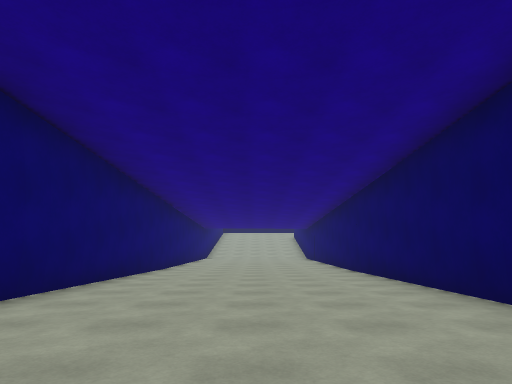
View 1 (above)

24 first-person views from a walk through a Unity game level. The camera is 1.5 m above the floor, tilts 2° down and sees 75° across. The floor is counted in squares, 2 m on a side. Each view is taken from the middle of a square. On the plan, view 1 faces up. The plan holds only what a view shows up to about 11 squares ahead; the rest is blank. The place goes on beyond the plan. The player is left out.

View 2
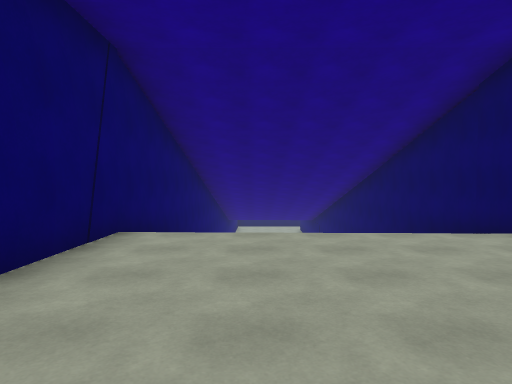

View 3
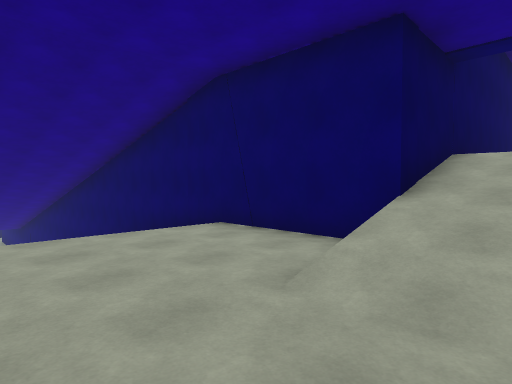

View 4
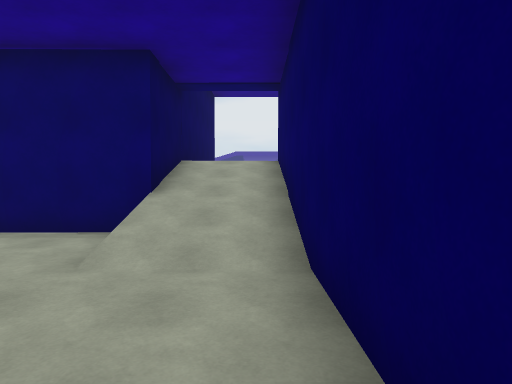

View 5
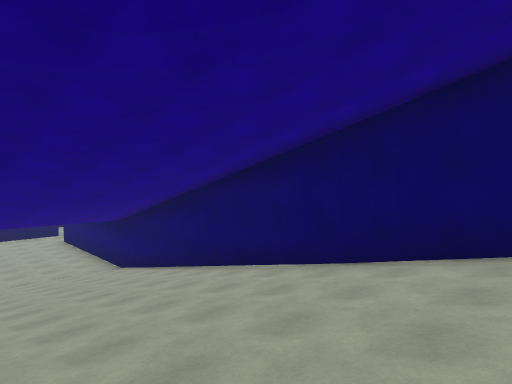

View 6
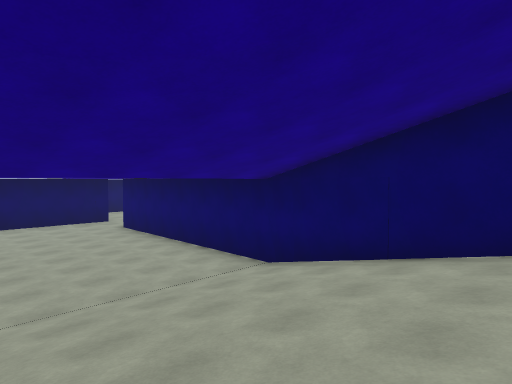

View 7
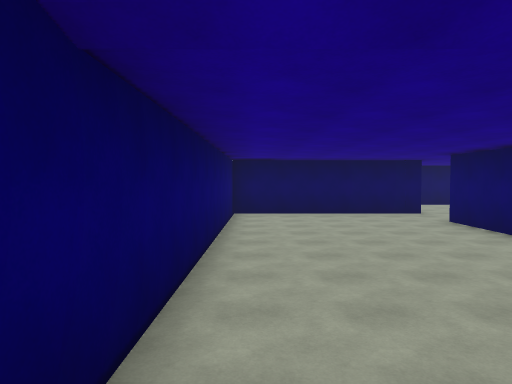

View 8
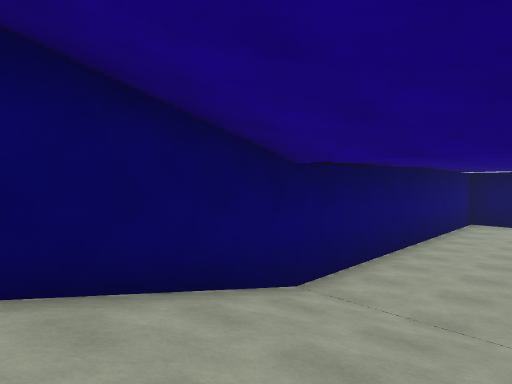

View 9
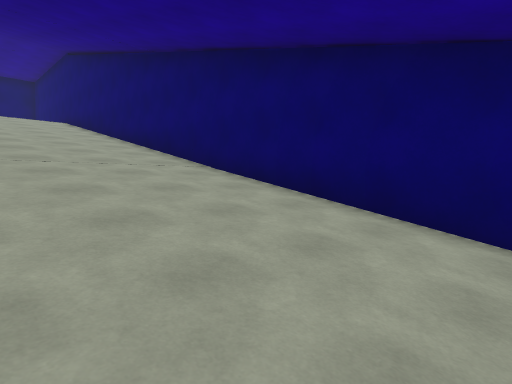

View 10
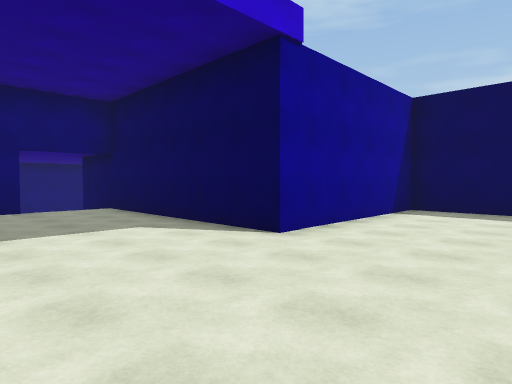

View 11
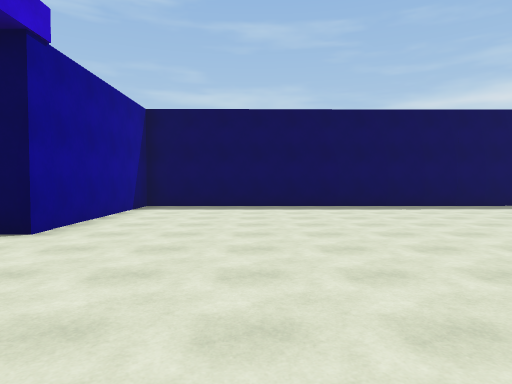

View 12
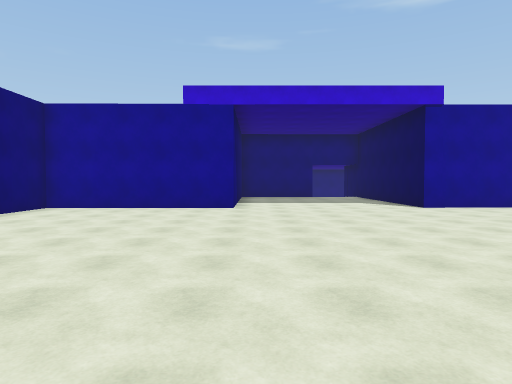

View 13
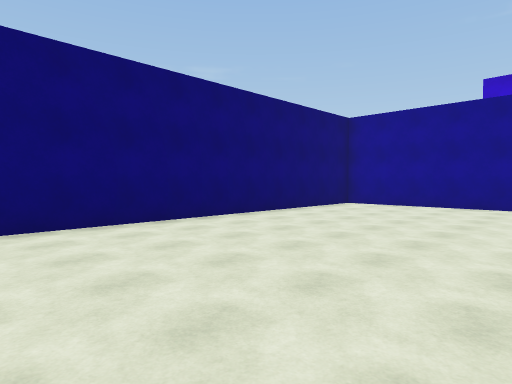

View 14
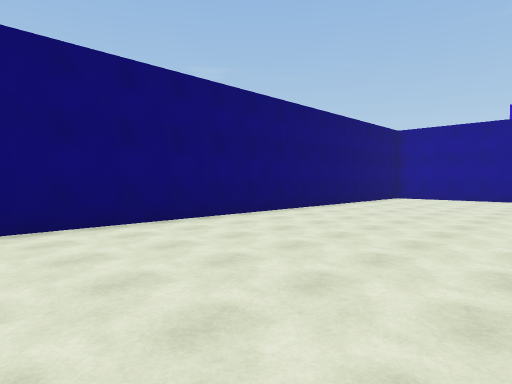

View 15
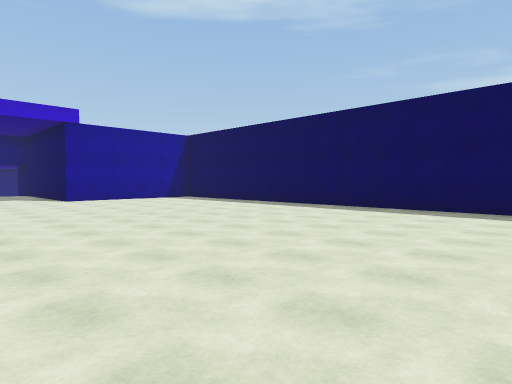

View 16
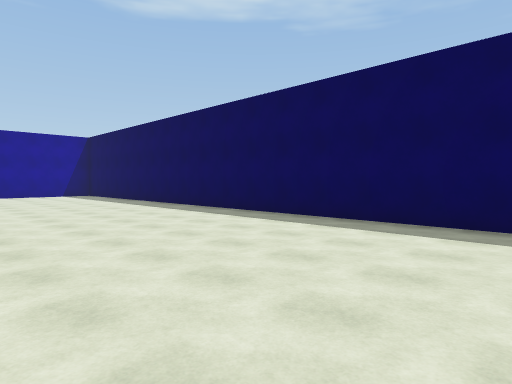

View 17
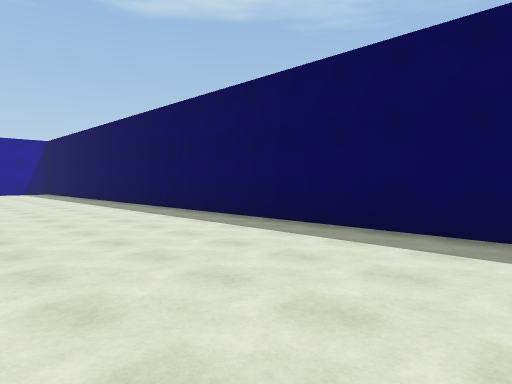

View 18
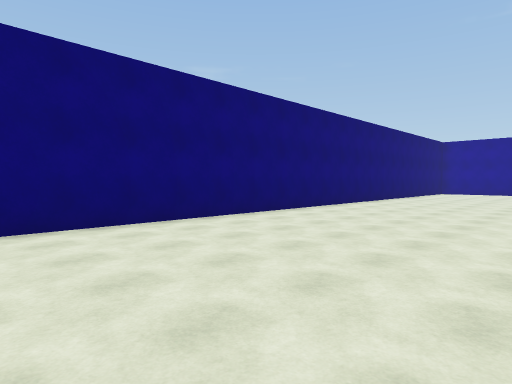

View 19
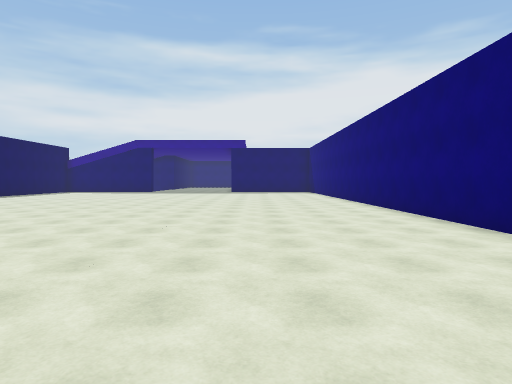

View 20
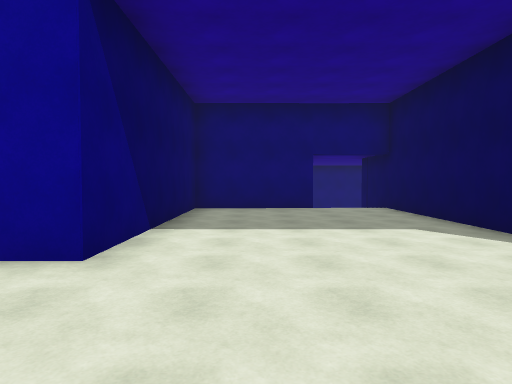

View 21
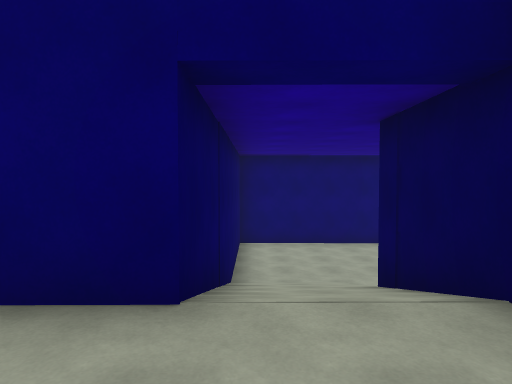

View 22
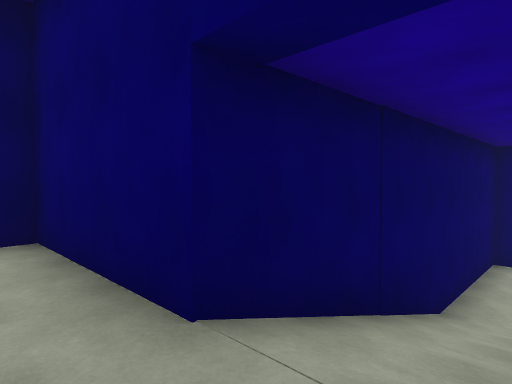

View 23
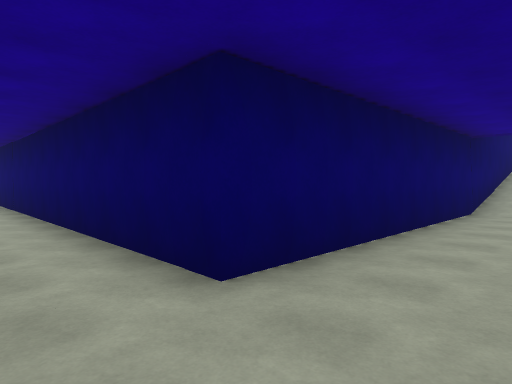

View 24
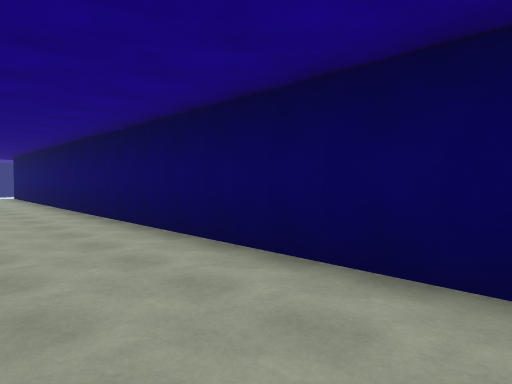

### Floor plan
Key: @ floor where view 1 was taken; # wall or solid block; . main floor; - floor 2.25 m lower than the main floor; _ floor 9.5 m lower than the main floor; / step, stairs or slope.
Columns run from 3 left of view 1 to 31 right of it. Each row starts with its distance up from view 1.
 28 #######_____
 27 #_________________
 26 #____________________
 25 #_____###############
 24 #_____#
 23 #_____#
 22 #_____#
 21 #_____#
 20 #_____#
 19 #_____#
 18 #/////#
 17 #/////#
 16 #/////#
 15 #/////#
 14 #/////#
 13 #/////#
 12 #/////#
 11 #/////#
 10 #/////#
  9 #/////#
  8 #/////#
  7 #/////#
  6 #/////#
  5 #/////#
  4 #/////#
  3 #/////#       ####################
  2 #/////#       #....................
  1 #/////#       #....................
  0 #--@--#       #....................
 -1 #-----#       #....................
 -2 #-----#########....................
 -3 #---////...........................
 -4 #---////...........................
 -5 #########..........................
 -6         #..........................
 -7         #..........................
 -8         #######....................
 -9               #....................
-10               #....................
-11               #....................
-12               #....................
-13               #####################

Where each view was taken, in squares from view 1:
view 1: 0 up, 0 right, facing up
view 2: 4 down, 1 left, facing up
view 3: 4 down, 1 left, facing up-right
view 4: 4 down, 2 left, facing right
view 5: 7 up, 2 left, facing up-right
view 6: 14 up, 2 left, facing up-right
view 7: 17 up, 2 left, facing up
view 8: 15 up, 0 right, facing up-left
view 9: 15 up, 1 right, facing down-left
view 10: 6 down, 14 right, facing up-left
view 11: 7 down, 14 right, facing up
view 12: 7 down, 20 right, facing left
view 13: 7 down, 21 right, facing down-left
view 14: 7 down, 25 right, facing down-left
view 15: 6 down, 24 right, facing up-left
view 16: 3 down, 28 right, facing up-left
view 17: 2 down, 31 right, facing up-left
view 18: 7 down, 31 right, facing down-left
view 19: 9 down, 20 right, facing right
view 20: 6 down, 14 right, facing left
view 21: 4 down, 7 right, facing left
view 22: 3 down, 6 right, facing down-left
view 23: 27 up, 1 right, facing down-right
view 24: 28 up, 4 right, facing down-right
